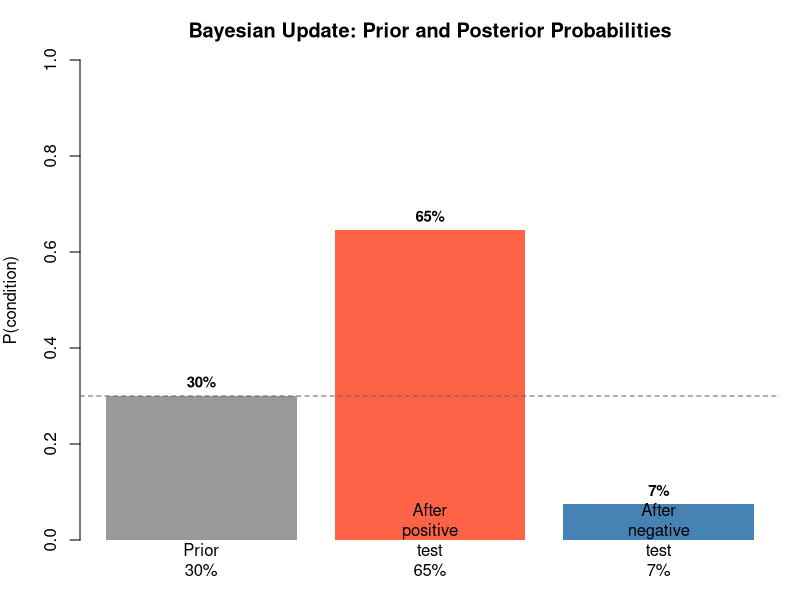

Source code (R):
## ---- chunk 1
#| echo: FALSE
#| fig.width: 6.5
#| fig.height: 4
#| fig.dpi: 100

prior <- 0.30
se    <- 0.85
sp    <- 0.80
lrp   <- se / (1 - sp)
lrn   <- (1 - se) / sp

# Positive and negative update
prior_o   <- prior / (1 - prior)
post_o_p  <- prior_o * lrp
post_o_n  <- prior_o * lrn
post_p    <- post_o_p / (1 + post_o_p)
post_n    <- post_o_n / (1 + post_o_n)

probs <- c(prior, post_p, post_n)
labs  <- c(sprintf("Prior\n%.0f%%", prior*100),
           sprintf("After\npositive\ntest\n%.0f%%", post_p*100),
           sprintf("After\nnegative\ntest\n%.0f%%", post_n*100))
cols  <- c("gray60", "tomato", "steelblue")

par(mar = c(3, 4, 3, 1))
bp <- barplot(probs, names.arg = labs, col = cols, border = NA,
              ylim = c(0, 1), ylab = "P(condition)",
              main = "Bayesian Update: Prior and Posterior Probabilities")
abline(h = prior, lty = 2, col = "gray40")
text(bp, probs + 0.03, sprintf("%.0f%%", probs * 100), cex = 0.9, font = 2)
